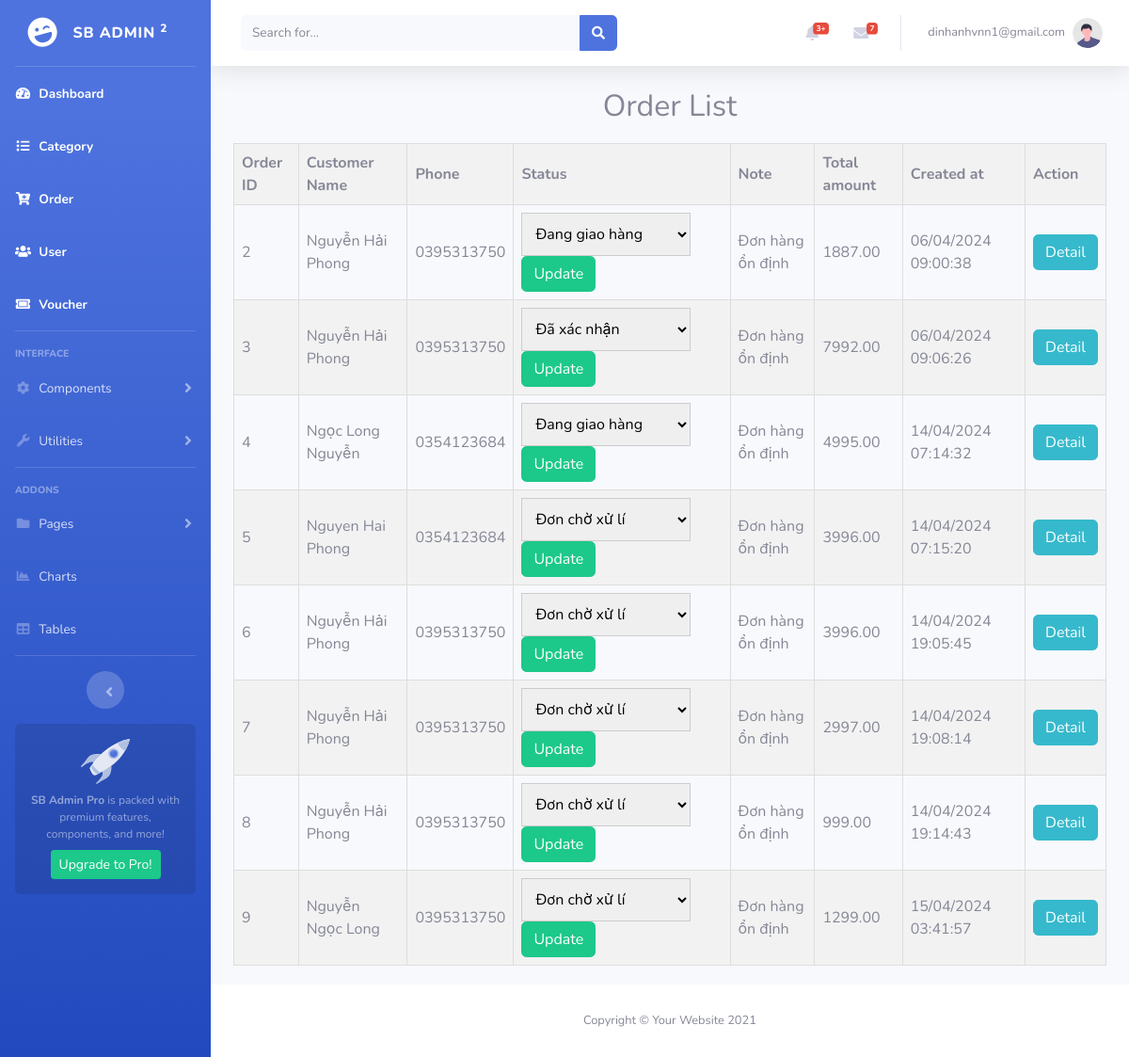
/cart/orderList (signed in), run on the app's committed database.
### tables this page shows
CREATE TABLE `orders_table` (
  `id` int(11) NOT NULL,
  `customer_name` varchar(100) NOT NULL,
  `phone` varchar(20) NOT NULL,
  `status` int(30) NOT NULL,
  `note` varchar(255) NOT NULL,
  `email` varchar(100) NOT NULL,
  `address` text NOT NULL,
  `payment_method` varchar(50) NOT NULL,
  `total_amount` decimal(10,2) NOT NULL,
  `created_at` timestamp NOT NULL DEFAULT current_timestamp()
);

### app/controllers/CartController.php (called while the page is built, shortened)
<?php
class CartController
{
    private $cartModel;
    public function __construct()
    {
        $this->db = (new Database())->getConnection();
        $this->cartModel = new CartModel($this->db);
    }
    public function orderList()
    {
        $orders = $this->cartModel->getAllOrders();
        include_once 'app/views/cart/orderList.php';
    }
    }

### index.php (called while the page is built, shortened)
<?php
require_once 'config/database.php';
require_once 'app/models/CartModel.php';
$url = $_GET['url'] ?? '';
$url = rtrim($url, '/');
$url = filter_var($url, FILTER_SANITIZE_URL);
$url = explode('/', $url);
$action = isset($url[1]) && $url[1] != '' ? $url[1] : 'index';
$controller = new $controllerName();
call_user_func_array([$controller, $action], array_slice($url, 2));

### config/database.php (called while the page is built, shortened)
<?php
class Database {
    private $host = "localhost";
    private $db_name = "demo";
    private $username = "root";
    private $password = "";
    public function getConnection() {
        $this->conn = null;
        try {
            $this->conn = new PDO("mysql:host=" . $this->host . ";dbname=" . $this->db_name, $this->username, $this->password);
            $this->conn->exec("set names utf8");
        } catch(PDOException $exception) {
            echo "Connection error: " . $exception->getMessage();
        }
        return $this->conn;
    }
}

### app/models/CartModel.php (called while the page is built, shortened)
<?php
class CartModel {
    private $conn;
    private $table_order = "orders_table";
    public function __construct($db) {
        $this->conn = $db;
    }
    public function getAllOrders() {
        $query = "SELECT * FROM " . $this->table_order;
        $stmt = $this->conn->prepare($query);
        $stmt->execute();
        return $stmt->fetchAll(PDO::FETCH_ASSOC);
    }
}

### app/views/cart/orderList.php (the view, shortened to what this page needs)
<?php include_once 'app/views/share/header.php'; ?>
<h2>Order List</h2>
<?php if (empty($orders)): ?>
    <p>No orders found.</p>
<?php else: ?>
    <table>
        <thead>
            <tr>
                <th>Order ID</th>
                <th>Customer Name</th>
                <th>Phone</th>
                <th>Status</th>
                <th>Note</th>
                <th>Total amount</th>
                <th>Created at</th>
                <th>Action</th>
            </tr>
        </thead>
        <tbody>
            <?php foreach ($orders as $order): ?>
                <tr>
                    <td><?php echo $order['id']; ?></td>
                    <td><?php echo $order['customer_name']; ?></td>
                    <td><?php echo $order['phone']; ?></td>
                    <td>
                        <form action="/chieu2/cart/updateStatus/<?php echo $order['id']; ?>" method="post">
                            <select name="status" style="width: 180px;">
                                <option value="1" <?php if ($order['status'] == 1) echo 'selected'; ?>>Đơn chờ xử lí</option>
                                <option value="2" <?php if ($order['status'] == 2) echo 'selected'; ?>>Đã xác nhận</option>
                                <option value="3" <?php if ($order['status'] == 3) echo 'selected'; ?>>Đang giao hàng</option>
                            </select>
                            <button type="submit" class="btn btn-success">Update</button>
                        </form>
                    </td>
                    <td><?php echo $order['note']; ?></td>
                    <td><?php echo $order['total_amount']; ?></td>
                    <td><?php echo date('d/m/Y H:i:s', strtotime($order['created_at'])); ?></td>
                    <td><a href="/chieu2/cart/orderDetail/<?php echo $order['id']; ?>" class="btn btn-info">Detail</a></td>
                </tr>
            <?php endforeach; ?>
        </tbody>
    </table>
<?php endif; ?>
<?php include_once 'app/views/share/footer.php'; ?>

### public/styles/cart.css (style rules this page uses)
input, select { width: 100%; padding: 10px; border: 1px solid #ccc; box-sizing: border-box; }
button { background-color: #4CAF50; color: white; padding: 10px 20px; border: none; cursor: pointer; }
h2 { text-align: center; margin-bottom: 20px; }
table { width: 100%; border-collapse: collapse; margin-bottom: 20px; }
th, td { border: 1px solid #ddd; padding: 8px; text-align: left; }
th { background-color: #f2f2f2; }
tr:nth-child(even) { background-color: #f2f2f2; }

### data on the page
orders_table: id "2", customer_name "Nguyễn Hải Phong", phone "0395313750", status "Đang giao hàng", note "Đơn hàng ổn định", total_amount "1887.00", created_at "06/04/2024 09:00:38"
orders_table: id "3", customer_name "Nguyễn Hải Phong", phone "0395313750", status "Đã xác nhận", note "Đơn hàng ổn định", total_amount "7992.00", created_at "06/04/2024 09:06:26"
orders_table: id "4", customer_name "Ngọc Long Nguyễn", phone "0354123684", status "Đang giao hàng", note "Đơn hàng ổn định", total_amount "4995.00", created_at "14/04/2024 07:14:32"
orders_table: id "5", customer_name "Nguyen Hai Phong", phone "0354123684", status "Đơn chờ xử lí", note "Đơn hàng ổn định", total_amount "3996.00", created_at "14/04/2024 07:15:20"
orders_table: id "6", customer_name "Nguyễn Hải Phong", phone "0395313750", status "Đơn chờ xử lí", note "Đơn hàng ổn định", total_amount "3996.00", created_at "14/04/2024 19:05:45"
orders_table: id "7", customer_name "Nguyễn Hải Phong", phone "0395313750", status "Đơn chờ xử lí", note "Đơn hàng ổn định", total_amount "2997.00", created_at "14/04/2024 19:08:14"
orders_table: id "8", customer_name "Nguyễn Hải Phong", phone "0395313750", status "Đơn chờ xử lí", note "Đơn hàng ổn định", total_amount "999.00", created_at "14/04/2024 19:14:43"
orders_table: id "9", customer_name "Nguyễn Ngọc Long", phone "0395313750", status "Đơn chờ xử lí", note "Đơn hàng ổn định", total_amount "1299.00", created_at "15/04/2024 03:41:57"

### other printed values
$_SESSION['username'] "dinhanhvnn1@gmail.com"
